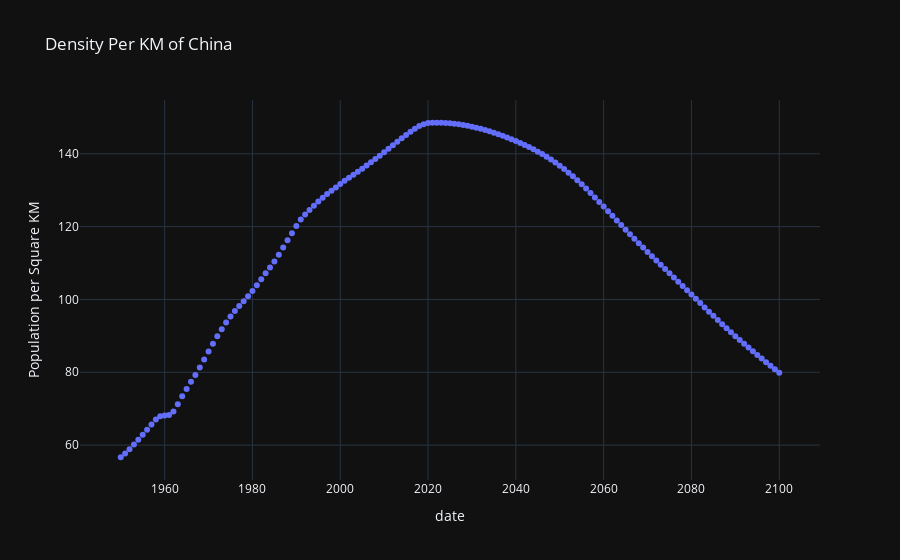

Notebook source saved alongside this figure:
### Markdown cell above
`Figure of Density`

### Code cell
# density
fig4 = px.scatter(merged, x="date", y=" Population per Square KM", title="Density Per KM of China", template="plotly_dark",)
fig4.show()

### Figure 1 — Plotly figure (JSON) as saved in the notebook; plotly's stock layout.template omitted (floating-point values rounded to 4 significant figures; data arrays with more than 128 entries replaced by an {"elided": "..."} marker saying what was removed)
{"data": [{"hovertemplate": "date=%{x}<br> Population per Square KM=%{y}<extra></extra>", "legendgroup": "", "marker": {"color": "#636efa", "symbol": "circle"}, "mode": "markers", "name": "", "orientation": "v", "showlegend": false, "type": "scatter", "x": {"elided": "151 int values"}, "xaxis": "x", "y": {"elided": "151 float values"}, "yaxis": "y"}], "layout": {"legend": {"tracegroupgap": 0}, "title": {"text": "Density Per KM of China"}, "xaxis": {"anchor": "y", "domain": [0, 1], "title": {"text": "date"}}, "yaxis": {"anchor": "x", "domain": [0, 1], "title": {"text": " Population per Square KM"}}}}
